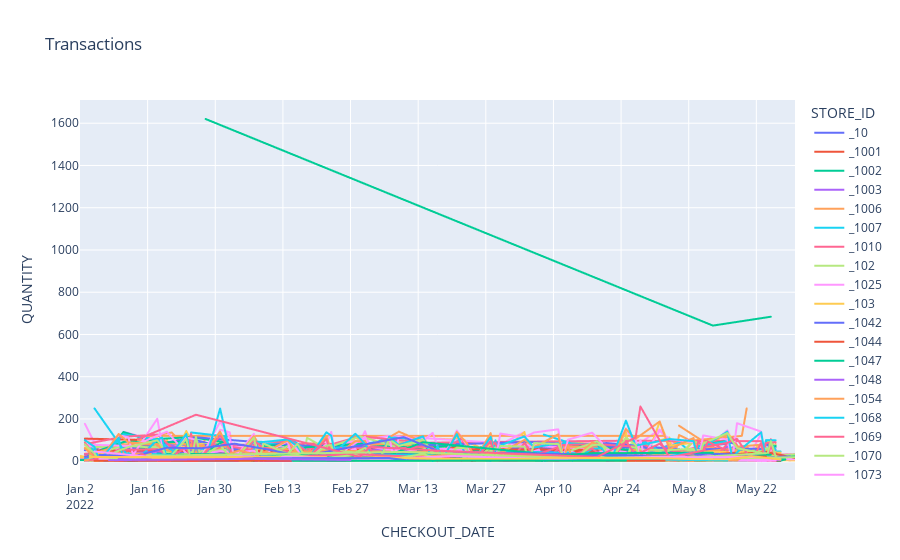

The code cell stored with this chart in its notebook:
### Code cell
temp = data_orders.groupby(["CHECKOUT_DATE", "STORE_ID"])["QUANTITY"].sum().reset_index()
px.line(temp.sort_values(["STORE_ID", "CHECKOUT_DATE"]), x='CHECKOUT_DATE', y='QUANTITY', color='STORE_ID',title = "Transactions" )
